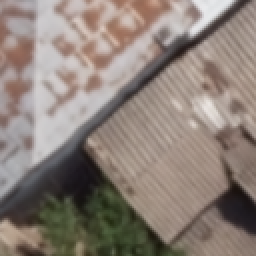
#> input picture aerial_images_128/acoperis/img_10310.png, 128 x 128 px (shown 2 times larger); its folder holds only this picture in this run
$ python data_augumentation_tf.py
#> lines starting #> are read from the running program, lines starting #| are printed output that depends on the picture
import glob

from PIL import Image


images = glob.glob('aerial_images_128/acoperis/*.png')
masks = glob.glob('aerial_images_128/acoperis_masks/*.png')
i = 1

for image in images:
	img_orig = Image.open(f'{image}')
#> img_orig is the input picture: PIL image 128x128 RGB; mean R, G, B 140.4, 128.2, 120.2
	img_orig.transpose(Image.FLIP_LEFT_RIGHT).save(f'aerial_images_128/acoperis/img_{i}lr.png')
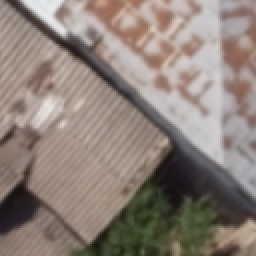
#> saved as img_1lr.png: PIL image 128x128 RGB (shown 2 times larger); mean R, G, B 140.4, 128.2, 120.2
	img_orig.transpose(Image.FLIP_TOP_BOTTOM).save(f'aerial_images_128/acoperis/img_{i}tb.png')
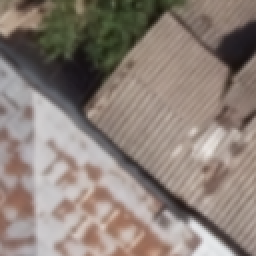
#> saved as img_1tb.png: PIL image 128x128 RGB (shown 2 times larger); mean R, G, B 140.4, 128.2, 120.2
	img_orig.transpose(Image.ROTATE_90).save(f'aerial_images_128/acoperis/img_{i}r90.png')
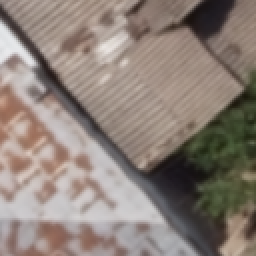
#> saved as img_1r90.png: PIL image 128x128 RGB (shown 2 times larger); mean R, G, B 140.4, 128.2, 120.2
	img_orig.transpose(Image.ROTATE_180).save(f'aerial_images_128/acoperis/img_{i}r180.png')
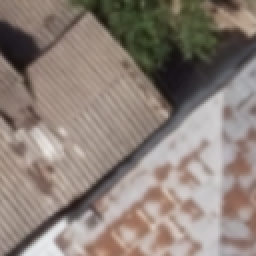
#> saved as img_1r180.png: PIL image 128x128 RGB (shown 2 times larger); mean R, G, B 140.4, 128.2, 120.2
	img_orig.transpose(Image.ROTATE_270).save(f'aerial_images_128/acoperis/img_{i}r270.png')
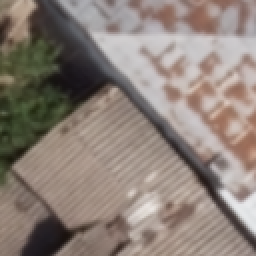
#> saved as img_1r270.png: PIL image 128x128 RGB (shown 2 times larger); mean R, G, B 140.4, 128.2, 120.2
	i += 1

i = 1

for mask in masks:
	mask_orig = Image.open(f'{mask}')
	mask_orig.transpose(Image.FLIP_LEFT_RIGHT).save(f'aerial_images_128/acoperis_masks/img_{i}lr.png')
	mask_orig.transpose(Image.FLIP_TOP_BOTTOM).save(f'aerial_images_128/acoperis_masks/img_{i}tb.png')
	mask_orig.transpose(Image.ROTATE_90).save(f'aerial_images_128/acoperis_masks/img_{i}r90.png')
	mask_orig.transpose(Image.ROTATE_180).save(f'aerial_images_128/acoperis_masks/img_{i}r180.png')
	mask_orig.transpose(Image.ROTATE_270).save(f'aerial_images_128/acoperis_masks/img_{i}r270.png')
	i += 1


# [23 lines of commented-out code are left out]

$ run again, on aerial_images_128/acoperis/img_11091.png
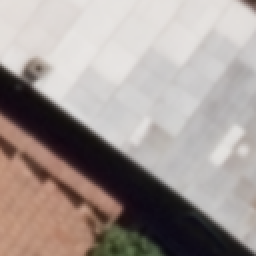
#> input picture aerial_images_128/acoperis/img_11091.png, 128 x 128 px (shown 2 times larger)
#> img_orig is the input picture: PIL image 128x128 RGB; mean R, G, B 162.3, 152.5, 148.5
#> `img_orig.transpose(Image.ROTATE_180).save(f'aerial_images_128/acoperis..`:
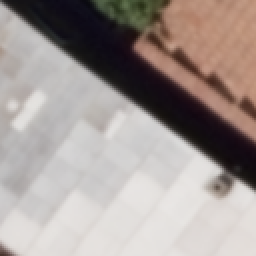
#> saved as img_1r180.png: PIL image 128x128 RGB (shown 2 times larger); mean R, G, B 162.3, 152.5, 148.5
#> `img_orig.transpose(Image.ROTATE_270).save(f'aerial_images_128/acoperis..`:
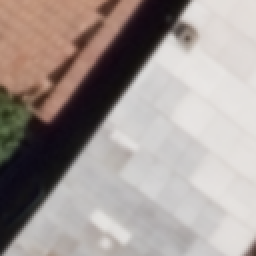
#> saved as img_1r270.png: PIL image 128x128 RGB (shown 2 times larger); mean R, G, B 162.3, 152.5, 148.5

$ run again, on aerial_images_128/acoperis/img_11110.png
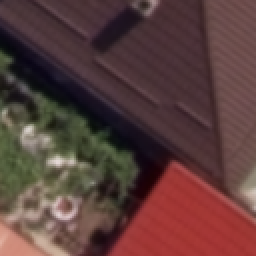
#> input picture aerial_images_128/acoperis/img_11110.png, 128 x 128 px (shown 2 times larger)
#> img_orig is the input picture: PIL image 128x128 RGB; mean R, G, B 91, 61.7, 59.2
#> `img_orig.transpose(Image.ROTATE_180).save(f'aerial_images_128/acoperis..`:
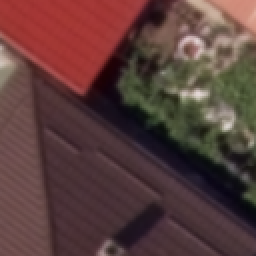
#> saved as img_1r180.png: PIL image 128x128 RGB (shown 2 times larger); mean R, G, B 91, 61.7, 59.2
#> `img_orig.transpose(Image.ROTATE_270).save(f'aerial_images_128/acoperis..`:
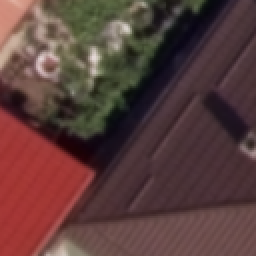
#> saved as img_1r270.png: PIL image 128x128 RGB (shown 2 times larger); mean R, G, B 91, 61.7, 59.2

$ run again, on aerial_images_128/acoperis/img_11227.png
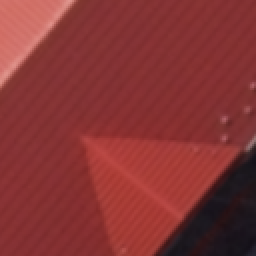
#> input picture aerial_images_128/acoperis/img_11227.png, 128 x 128 px (shown 2 times larger)
#> img_orig is the input picture: PIL image 128x128 RGB; mean R, G, B 133.4, 52.6, 52.3
#> `img_orig.transpose(Image.ROTATE_180).save(f'aerial_images_128/acoperis..`:
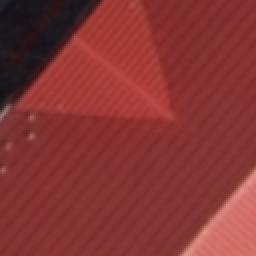
#> saved as img_1r180.png: PIL image 128x128 RGB (shown 2 times larger); mean R, G, B 133.4, 52.6, 52.3
#> `img_orig.transpose(Image.ROTATE_270).save(f'aerial_images_128/acoperis..`:
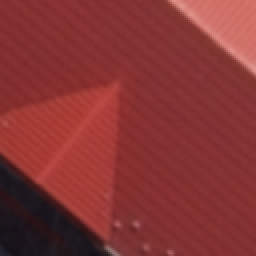
#> saved as img_1r270.png: PIL image 128x128 RGB (shown 2 times larger); mean R, G, B 133.4, 52.6, 52.3
